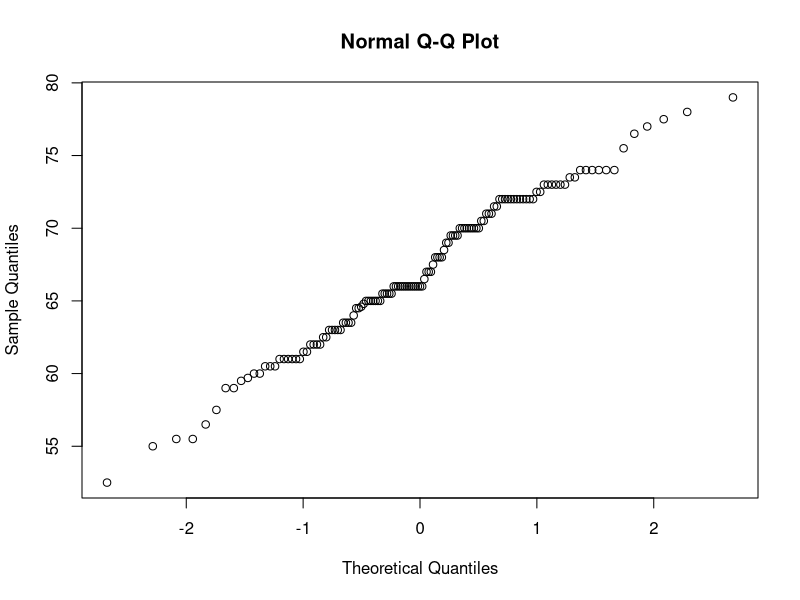
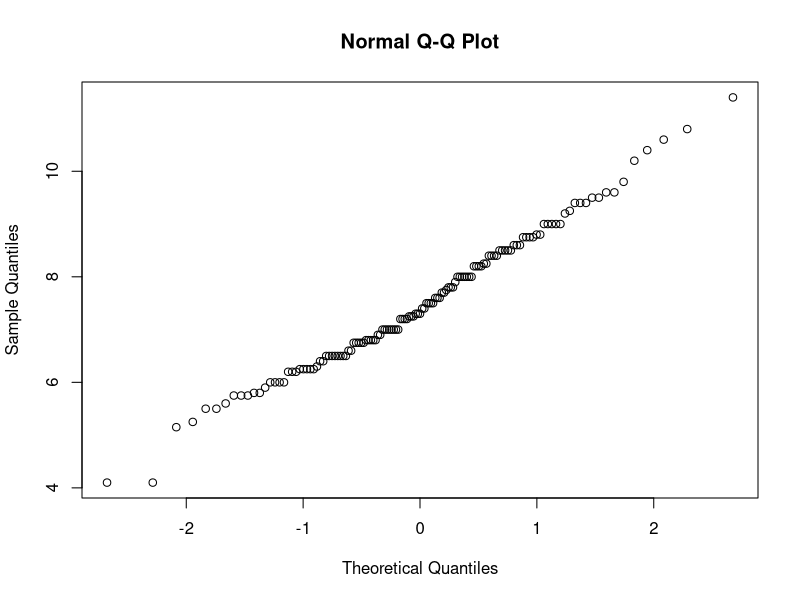
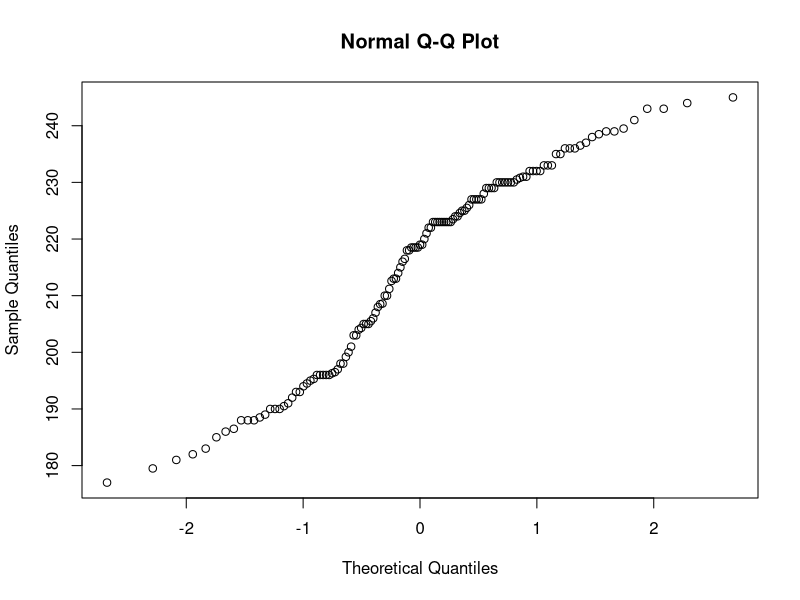
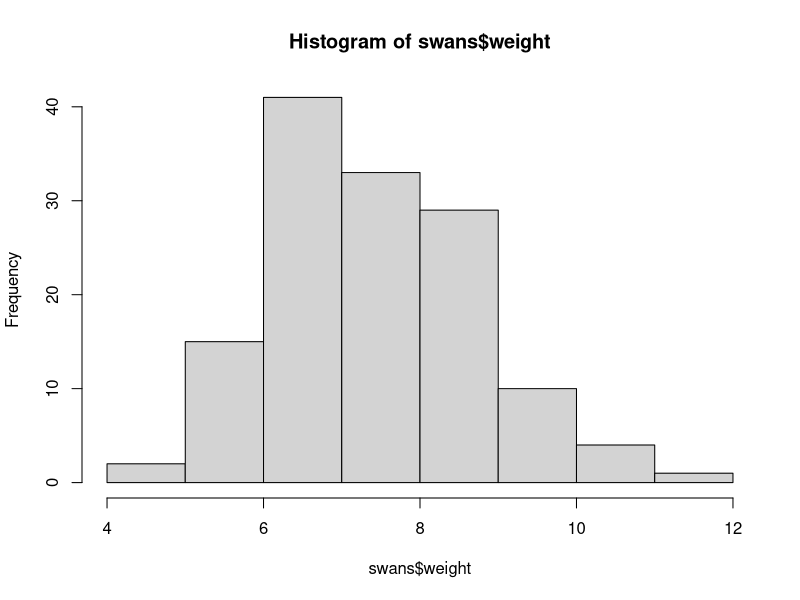
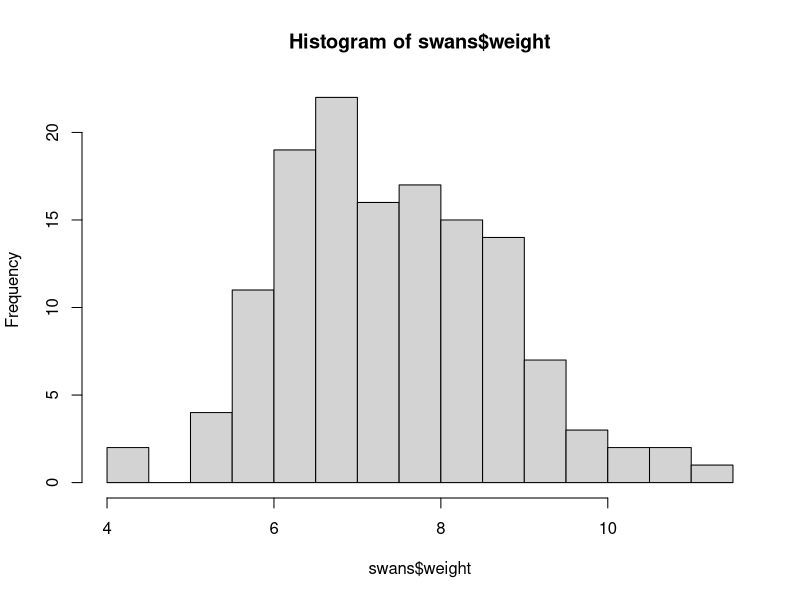
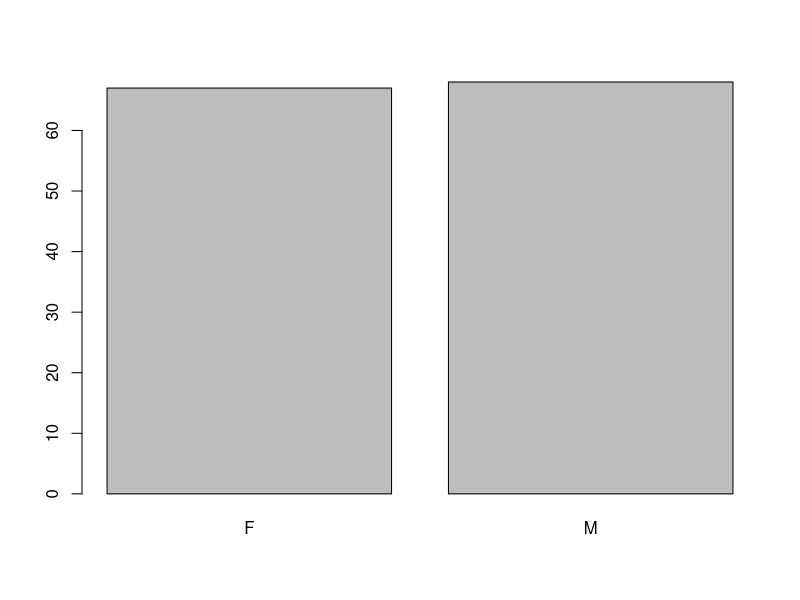
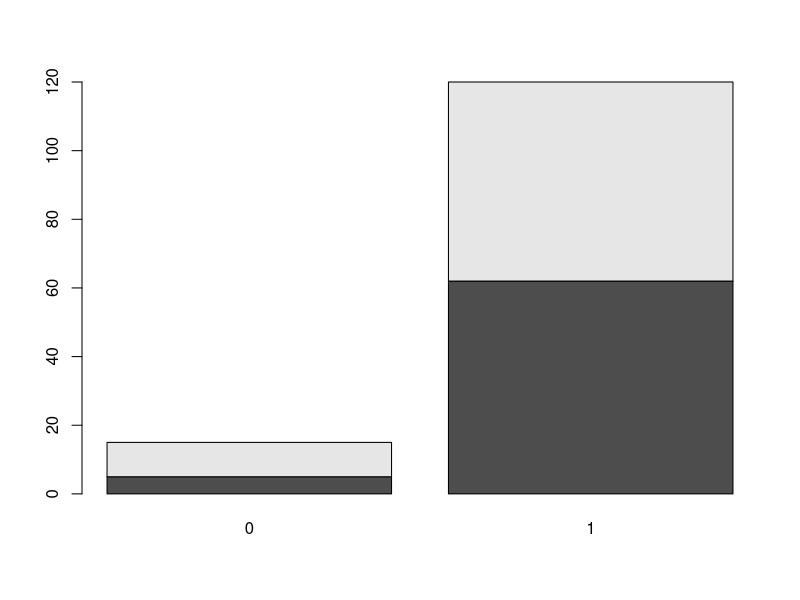
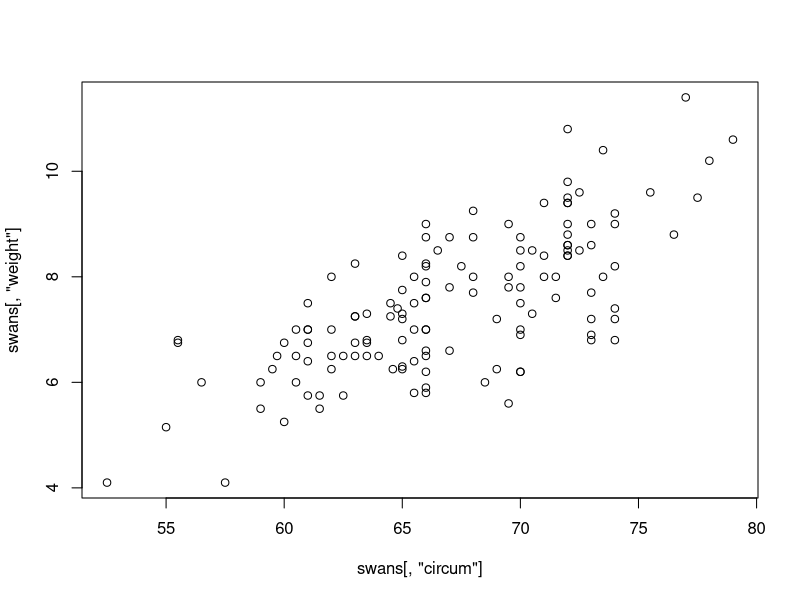

Generate these figures, in order, with R: (Note: this script raises an error after producing the figures.)
# Practice with R
#
# read in the data from the file "swans.dat", which has a header row, so
# the first 5 rows look like:
#
#   circum   weight   wingspan   cwidth   cheight   spec     age     sex
#   75.5      9.6      228.0     25.5      20.5       0       1       M
#   72.0     10.8      233.0     24.5      19.5       0       1       M
#   69.5      5.6      218.5     24.0      17.5       0       1       F
#   72.0      9.8      218.0     24.5      19.0       0       1       F
#
swans=read.table("swans.dat",header=T)
#
# we can look at the data using
swans
# subset it using
swans[2,] # the second row
swans[,3] # the third column
swans[2,3] # the entry in the second row and third column
swans[swans[,6]==1,] # all swans with 6th col==1
swans[swans$sex=="F",] # all female swans
swans[swans$weight>10,] # all swans weighing more than 10 kg
#
# we can copy:
swanscopy = swans
#
# and transform:
swanscopy$cheight = log(swanscopy$cheight)
#
# we can compute summary statistics:
summary(swans)
mean(swans)
var(swans)
# OK, so it does not like the categorical variable, and we need to do:
var(swans[,1:5])
# the above matrix is a COVARIANCE matrix, the one below is a CORRELATION matrix:
cor(swans[,1:5])
#
# we can summarize the categorical variables:
table(swans$sex)
table(swans$sex,swans$age)
# 
# we can do normal probability plots:
qqnorm(swans$circum)
qqnorm(swans$weight)
qqnorm(swans$wingspan)
#
# do stem-and-leaf plots:
stem(swans$weight)
#
# and histograms:
hist(swans$weight)
hist(swans$weight,breaks=20)
#
# barcharts for categorical variables:
barplot(table(swans$sex))
barplot(table(swans$sex,swans$age))
#
# we can do bivariate plots, e.g. plot weight versus circumference:
plot(swans[,"circum"],swans[,"weight"])
#
# or:
plot(swans$circum,swans$weight)
#
# plot only the female swans:
plot(swans[swans$sex=="F",]$circum,swans[swans$sex=="F",]$weight)
#
# plot all the swans but use M or F for the symbol:
plot(swans$circum,swans$weight,type="n")
text(swans$circum,swans$weight,swans$sex)
#
# and we can even use color:
plot(swans$circum,swans$weight,col=as.numeric(swans$sex))
#
# note that as.numeric(swans$sex) assigns numbers to the levels of 
# the categorical variable in alphabetical order, so that
# "M" is converted to 2 and "F" is converted to 1.
# We can change the colors to be whatever we like, in the following way:
#
plot(swans$circum,swans$weight,col=c("magenta","blue")[as.numeric(swans$sex)])
#
# and the available color names can be seen using the command:
# 
colors()
# 
# to compare male and female swans we can do a side-by-side boxplot:
boxplot(circum~sex,data=swans)
# to look at all variables we can do a pairs plot:
pairs(swans)
# which is silly for the categoricals, so just do:
#
pairs(~circum+weight+wingspan+cwidth+cheight,data=swans)
#
# and we can color this one too:
pairs(~circum+weight+wingspan+cwidth+cheight,data=swans,
	col=c("magenta","blue")[as.numeric(swans$sex)])
#
# We can fit a linear model:
swans.reg1 = lm(weight~circum,data=swans)
#
# do the scatterplot and superimpose the regression line
plot(swans$circum,swans$weight,col=c("magenta","blue")[as.numeric(swans$sex)])
abline(swans.reg1)
#
# we could do the regression separately for boys and girls:
swans.reg1F = lm(weight~circum,data=swans[swans$sex=="F",])
swans.reg1M = lm(weight~circum,data=swans[swans$sex=="M",])
plot(swans$circum,swans$weight,col=c("magenta","blue")[as.numeric(swans$sex)])
abline(swans.reg1F,col="magenta")
abline(swans.reg1M,col="blue")
# 
# or fit a multiple regression:
swans.reg = lm(weight~circum+wingspan+cwidth+cheight+sex,data=swans)
#
# and we can plot weight versus wingspan and put the regression line on the plot:
summary(swans.reg)
plot(swans.reg)

